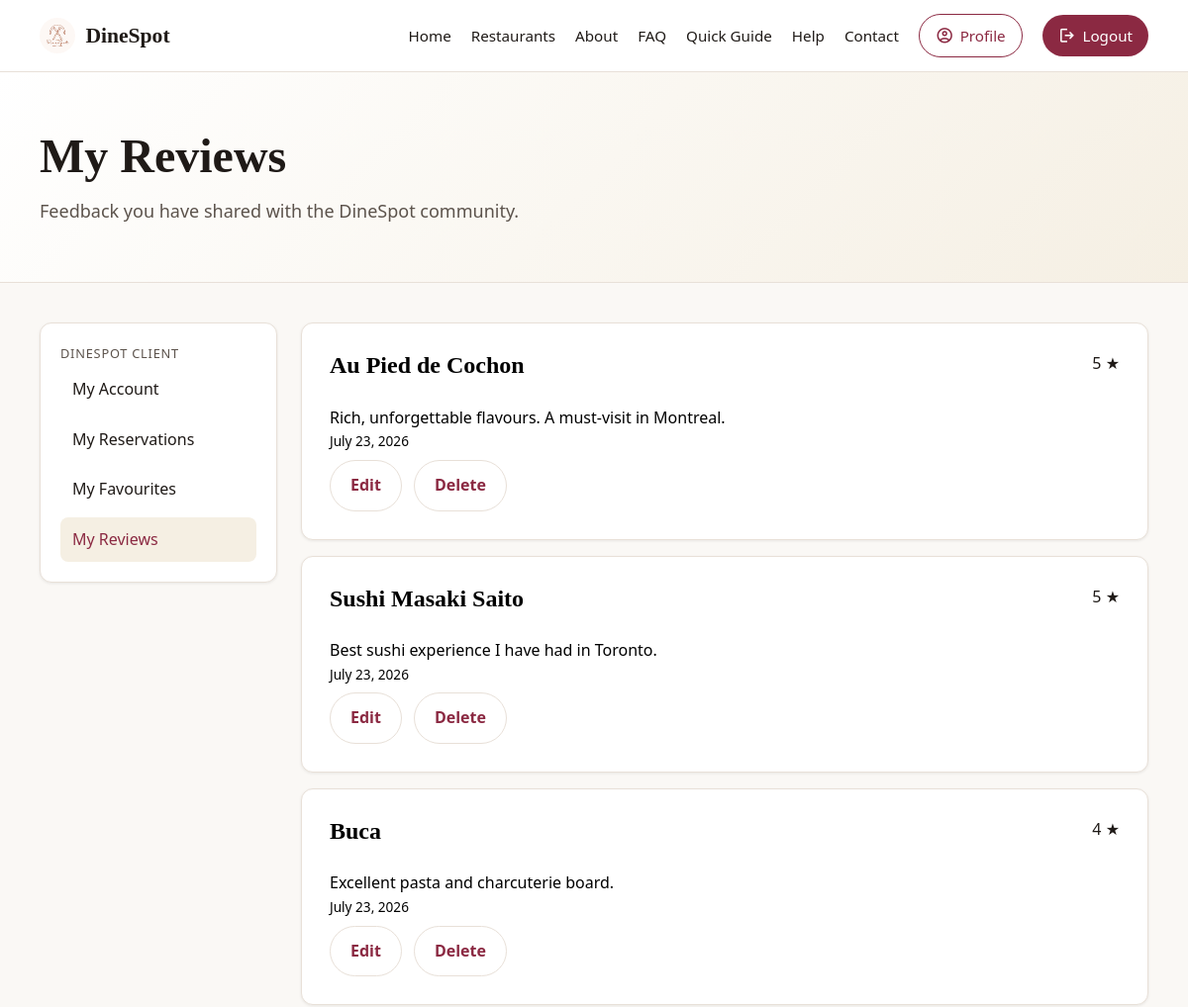
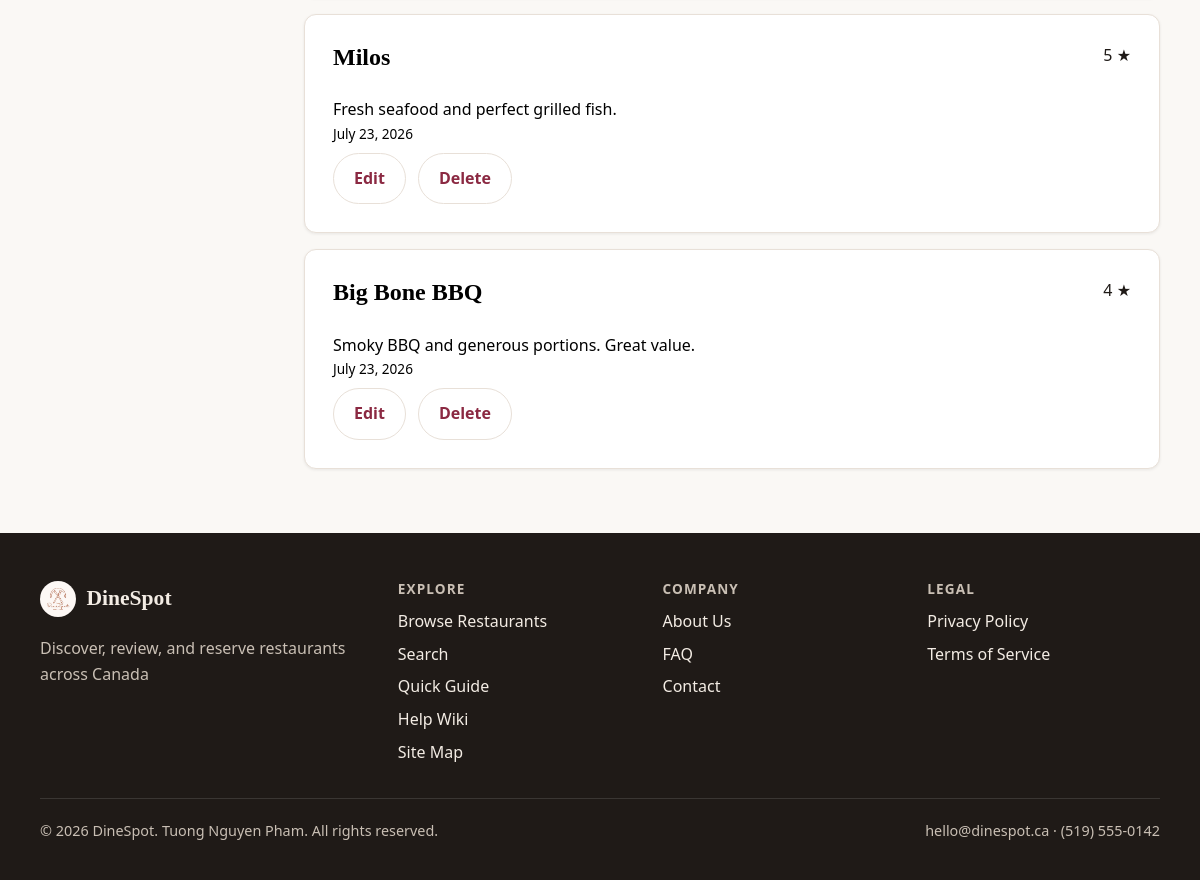
The app's page /client/my_reviews.php (signed in) with its own data (2 pictures, top to bottom).
### tables this page shows
CREATE TABLE reviews (
    id INT AUTO_INCREMENT PRIMARY KEY,
    restaurant_id INT NOT NULL,
    user_id INT NOT NULL,
    rating TINYINT NOT NULL,
    comment TEXT NOT NULL,
    created_at TIMESTAMP NOT NULL DEFAULT CURRENT_TIMESTAMP,
    CONSTRAINT fk_reviews_restaurant FOREIGN KEY (restaurant_id) REFERENCES restaurants(id) ON DELETE CASCADE,
    CONSTRAINT fk_reviews_user FOREIGN KEY (user_id) REFERENCES users(id) ON DELETE CASCADE,
    CONSTRAINT chk_reviews_rating CHECK (rating BETWEEN 1 AND 5),
    CONSTRAINT uq_review_user_restaurant UNIQUE (restaurant_id, user_id)
);

CREATE TABLE restaurants (
    id INT AUTO_INCREMENT PRIMARY KEY,
    name VARCHAR(150) NOT NULL,
    cuisine VARCHAR(80) NOT NULL,
    city VARCHAR(80) NOT NULL,
    province VARCHAR(10) NOT NULL,
    description TEXT NOT NULL,
    address VARCHAR(255) NULL,
    image_path VARCHAR(255) NULL,
    latitude DECIMAL(10, 7) NULL,
    longitude DECIMAL(10, 7) NULL,
    price_range TINYINT NOT NULL DEFAULT 2,
    is_active TINYINT(1) NOT NULL DEFAULT 1,
    image_credit VARCHAR(255) NULL,
    created_at TIMESTAMP NOT NULL DEFAULT CURRENT_TIMESTAMP,
    CONSTRAINT chk_restaurants_price_range CHECK (price_range BETWEEN 1 AND 4)
);

### includes/db.php (called while the page is built, shortened)
<?php
function db(): PDO
{
    static $pdo = null;
    if ($pdo instanceof PDO) {
        return $pdo;
    }
    $dsn = sprintf(
        'mysql:host=%s;port=%s;dbname=%s;charset=%s',
        DB_HOST,
        DB_PORT,
        DB_NAME,
        DB_CHARSET
    );
    $pdo = new PDO($dsn, DB_USER, DB_PASS, [
        PDO::ATTR_ERRMODE => PDO::ERRMODE_EXCEPTION,
        PDO::ATTR_DEFAULT_FETCH_MODE => PDO::FETCH_ASSOC,
        PDO::ATTR_EMULATE_PREPARES => false,
    ]);
    return $pdo;
}

### includes/functions.php (called while the page is built, shortened)
<?php
function e(string $value): string
{
    return htmlspecialchars($value, ENT_QUOTES, 'UTF-8');
}
function get_site_setting(string $key, ?string $default = null): ?string
{
    static $cache = [];
    if (array_key_exists($key, $cache)) {
        return $cache[$key];
    }
    try {
        require_once __DIR__ . '/db.php';
        $stmt = db()->prepare('SELECT setting_value FROM site_settings WHERE setting_key = :key');
        $stmt->execute(['key' => $key]);
        $value = $stmt->fetchColumn();
        $cache[$key] = $value !== false ? (string) $value : $default;
        return $cache[$key];
    } catch (Throwable $e) {
        return $default;
    }
}

### client/my_reviews.php (the view, shortened to what this page needs)
<?php
$assetPrefix = '../';
require_once __DIR__ . '/../includes/functions.php';
require_once __DIR__ . '/../includes/db.php';
$userId = current_user_id();
$stmt = db()->prepare(
    'SELECT rv.id, rv.rating, rv.comment, rv.created_at, rest.id AS restaurant_id, rest.name AS restaurant_name
     FROM reviews rv
     INNER JOIN restaurants rest ON rest.id = rv.restaurant_id
     WHERE rv.user_id = :user_id
     ORDER BY rv.created_at DESC'
);
$stmt->execute(['user_id' => $userId]);
$reviews = $stmt->fetchAll();
require_once __DIR__ . '/../includes/header.php';
?>
<section class="page-hero">
    <div class="container">
        <h1>My Reviews</h1>
        <p class="lead">Feedback you have shared with the DineSpot community.</p>
    </div>
</section>
<section class="page-content">
    <div class="container client-layout">
        <?php require __DIR__ . '/_sidebar.php'; ?>
        <div class="client-main">
            <?php if ($reviews === []): ?>
                <div class="content-card">
                    <p>You have not written any reviews yet. <a href="<?= e($assetPrefix) ?>restaurants/index.php">Visit a restaurant page</a> to leave your first review.</p>
                </div>
            <?php else: ?>
                <ul class="review-list">
                    <?php foreach ($reviews as $review): ?>
                        <li class="review-item">
                            <div class="review-item-header">
                                <h2 class="review-item-title"><a href="<?= e($assetPrefix) ?>restaurants/view.php?id=<?= (int) $review['restaurant_id'] ?>">
                                    <?= e($review['restaurant_name']) ?>
                                </a></h2>
                                <span><?= (int) $review['rating'] ?> ★</span>
                            </div>
                            <p><?= e($review['comment']) ?></p>
                            <p class="review-date"><?= e(date('F j, Y', strtotime($review['created_at']))) ?></p>
                            <div class="form-actions">
                                <a class="btn btn-secondary" href="edit_review.php?id=<?= (int) $review['id'] ?>">Edit</a>
                                <button
                                    type="button"
                                    class="btn btn-secondary"
                                    data-delete-review
                                    data-review-id="<?= (int) $review['id'] ?>"
                                    data-restaurant-name="<?= e($review['restaurant_name']) ?>"
                                    data-redirect="my_reviews.php"
                                    data-form-action="delete_review.php"
                                >
                                    Delete
                                </button>
                            </div>
                        </li>
                    <?php endforeach; ?>
                </ul>
            <?php endif; ?>
        </div>
    </div>
</section>
<?php require_once __DIR__ . '/../includes/footer.php'; ?>

### assets/css/style.css (style rules this page uses)
:root { --radius: 12px; --font-body: system-ui, sans-serif; --font-display: Georgia, serif; --max-width: 1120px; }
*, *::before, *::after { box-sizing: border-box; }
html { scroll-behavior: smooth; }
body { margin: 0; font-family: var(--font-body); font-size: 1rem; line-height: 1.6; color: var(--color-text); background: var(--color-bg); }
a { color: var(--color-primary); text-decoration-thickness: 1px; text-underline-offset: 3px; }
h1, h2, h3 { font-family: var(--font-display); line-height: 1.2; margin-top: 0; }
p { margin-top: 0; }
ul, ol { padding-left: 1.25rem; }
.container { width: min(100% - 2rem, var(--max-width)); margin-inline: auto; }
.page-hero { padding: 3.5rem 0 2.5rem; background: linear-gradient( 135deg, var(--color-hero-start) 0%, var(--color-hero-end) 100% ); border-bottom: 1px solid var(--color-border); }
.page-hero h1 { font-size: clamp(2rem, 4vw, 3rem); margin-bottom: 0.75rem; }
.page-hero .lead { max-width: 42rem; font-size: 1.125rem; color: var(--color-muted); }
.page-content { padding: 2.5rem 0 4rem; }
.btn { display: inline-flex; align-items: center; justify-content: center; padding: 0.75rem 1.25rem; border-radius: 999px; font: inherit; font-weight: 600; cursor: pointer; text-decoration: none; border: none; }
.btn-secondary { background: transparent; color: var(--color-primary); border: 1px solid var(--color-border); text-align: center; }
.client-layout { display: grid; grid-template-columns: 240px minmax(0, 1fr); gap: 1.5rem; align-items: start; }
.form-actions { display: flex; flex-wrap: wrap; gap: 0.75rem; margin-top: 0.5rem; }
.review-date { margin-top: 0.5rem; margin-bottom: 0; font-size: 0.85rem; color: var(--color-muted); }
.review-list { list-style: none; padding: 0; margin: 0; display: grid; gap: 1rem; }
.review-item { padding: 1.75rem; border: 1px solid var(--color-border); border-radius: var(--radius); background: var(--color-surface); box-shadow: var(--shadow-sm); }
.review-item-header { display: flex; justify-content: space-between; gap: 1rem; margin-bottom: 0.35rem; }
.review-item p { margin: 0; color: black; }
.review-item-title a { text-decoration: none; color: black; }

### assets/css/theme-classic.css (style rules this page uses)
:root { --color-primary: #8b2942; --color-primary-dark: #6d1f33; --color-accent: #c9a962; --color-bg: #faf8f5; --color-surface: #ffffff; --color-text: #1f1a17; --color-muted: #5c534c; --color-border: #e8e0d8; --color-accent-soft: #f5efe3; --color-favourite: #fed988; --color-header-bg: rgba(255, 255, 255, 0.95); --color-hero-start: #ffffff; --color-hero-end: #f5efe3; --color-footer-bg: #1f1a17; --color-footer-text: #f3ece4; --color-footer-muted: #c9bfb4; --color-footer-border: rgba(255, 255, 255, 0.12); --color-success: #2d6a4f; --color-success-bg: #e8f5ef; --color-error: #9b2226; --color-error-bg: #fdecea; --color-focus-ring: rgba(139, 41, 66, 0.25); --shadow-sm: 0 1px 3px rgba(31, 26, 23, 0.08); --shadow-md: 0 8px 24px rgba(31, 26, 23, 0.1); }

### records on screen
reviews: restaurant.name "Au Pied de Cochon", rating "5", comment "Rich, unforgettable flavours. A must-visit in Montreal.", created_at "July 23, 2026"
reviews: restaurant.name "Sushi Masaki Saito", rating "5", comment "Best sushi experience I have had in Toronto.", created_at "July 23, 2026"
reviews: restaurant.name "Buca", rating "4", comment "Excellent pasta and charcuterie board.", created_at "July 23, 2026"
reviews: restaurant.name "Milos", rating "5", comment "Fresh seafood and perfect grilled fish.", created_at "July 23, 2026"
reviews: restaurant.name "Big Bone BBQ", rating "4", comment "Smoky BBQ and generous portions. Great value.", created_at "July 23, 2026"

### other values on screen
SITE_NAME "DineSpot"
$label "My Account"
$label "My Reservations"
$label "My Favourites"
$label "My Reviews"
SITE_TAGLINE "Discover, review, and reserve restaurants across Canada"
SITE_EMAIL "hello@dinespot.ca"
SITE_PHONE "(519) 555-0142"
